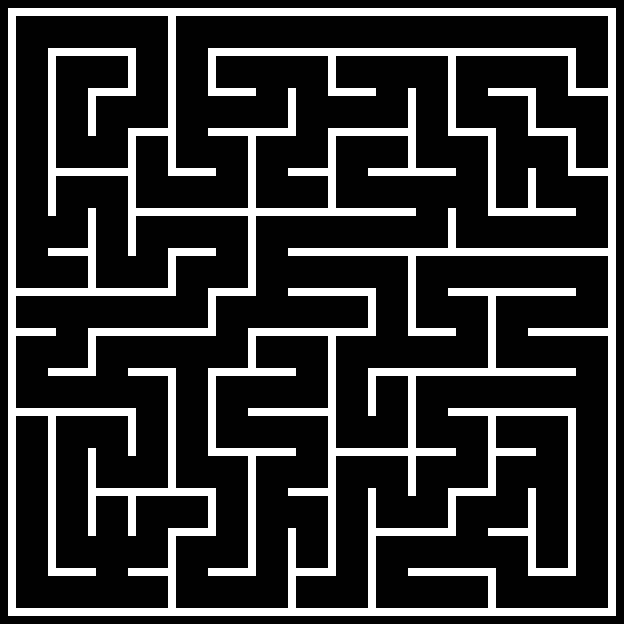

Tiled map render using the project's own tile images. Description and the map definition, with tile-layer contents summarised, below:
An orthogonal 78x78 tile map with 8x8 px tiles, 1 tile layer (Background) and 110 objects (4x Painter, Player, Checkpoint).

<map version="1.10" tiledversion="1.10.2" orientation="orthogonal" renderorder="right-down" width="78" height="78" tilewidth="8" tileheight="8" infinite="0" nextlayerid="4" nextobjectid="112">
 <tileset firstgid="1" source="Mazeball.tsx" />
 <layer id="1" name="Background" width="78" height="78">
  <data>[6084 cells, 1280 non-empty, 1 distinct tile ids]</data>
 </layer>
 <objectgroup id="2" name="Spawnpoints">
  <object id="105" name="Player" type="Player" x="577" y="57" width="30" height="30" />
  <object id="106" name="Painter" type="Painter" x="97.25" y="57.25" width="30" height="30">
   <properties>
    <property name="colour" value="Red" />
   </properties>
  </object>
  <object id="107" name="Painter" type="Painter" x="17.5" y="417" width="30" height="30">
   <properties>
    <property name="colour" value="Green" />
   </properties>
  </object>
  <object id="108" name="Painter" type="Painter" x="536.75" y="536.75" width="30" height="30">
   <properties>
    <property name="colour" value="Yellow" />
   </properties>
  </object>
  <object id="109" name="Painter" type="Painter" x="257.25" y="336.75" width="30" height="30">
   <properties>
    <property name="colour" value="Blue" />
   </properties>
  </object>
  <object id="111" name="Checkpoint" type="Checkpoint" x="296" y="593.25">
   <polygon points="0,0 32.25,0.25 31.75,15.25 0.25,15" />
  </object>
 </objectgroup>
 <objectgroup id="3" name="Walls">
  <object id="1" x="8.5" y="8.5">
   <polygon points="0,0 607.25,-0.25 607.5,6.75 0,7.5" />
  </object>
  <object id="2" x="8.5" y="16.5">
   <polygon points="0,0 7.5,0.25 7.5,599 -0.25,599" />
  </object>
  <object id="3" x="16.25" y="608.5">
   <polygon points="0,0 599.25,0 599.25,7.75 -0.5,6.75" />
  </object>
  <object id="4" x="608.5" y="607.75">
   <polygon points="0,0 7,-0.25 7,-591.75 -0.5,-592" />
  </object>
  <object id="5" x="488.75" y="607.75">
   <polygon points="0,0 6.75,-0.25 7.25,-31.75 -0.5,-31.75" />
  </object>
  <object id="6" x="488.5" y="528.5">
   <polygon points="0,0 39.25,0.25 39.25,6.75 -0.25,6.75" />
  </object>
  <object id="7" x="528.5" y="568.75">
   <polygon points="0,0 47,0 47.25,6.5 -0.5,6.5" />
  </object>
  <object id="8" x="528.25" y="567.75">
   <polygon points="0,0 7.25,-0.5 7.75,-79 0,-79" />
  </object>
  <object id="9" x="568.25" y="567.75">
   <polygon points="0,0 7.25,0 7.75,-151.25 -0.25,-150.75" />
  </object>
  <object id="10" x="408.75" y="568.5">
   <polygon points="0,0 87,0.25 87.25,7.5 -0.25,7.5" />
  </object>
  <object id="11" x="448.5" y="488.5">
   <polygon points="0,0 47,0 47,7.5 -0.5,7.5" />
  </object>
  <object id="12" x="448" y="496.5">
   <polygon points="0,0 7.75,-0.25 8,31.5 0.25,31.25" />
  </object>
  <object id="13" x="376.5" y="528">
   <polygon points="0,0 79.25,0.5 79.25,8.25 -0.5,7.5" />
  </object>
  <object id="14" x="368.25" y="488.25">
   <polygon points="0,0 7.75,0 7,120 -0.25,120" />
  </object>
  <object id="15" x="408.5" y="495.75">
   <polygon points="0,0 7.5,-0.25 7.25,-39.75 -0.25,-39.5" />
  </object>
  <object id="16" x="288.25" y="488.75">
   <polygon points="0,0 39.25,-0.25 39,6.5 0.25,6.5" />
  </object>
  <object id="17" x="296.25" y="568">
   <polygon points="0,0 39.5,0.25 39.5,7.5 0,8" />
  </object>
  <object id="18" x="288.25" y="528.5">
   <polygon points="0,0 7.25,0 7.5,79 0.5,79" />
  </object>
  <object id="19" x="208.25" y="568.5">
   <polygon points="0,0 47.5,0.25 47.75,6.5 0.25,7" />
  </object>
  <object id="20" x="168.5" y="528.5">
   <polygon points="0,0 47.25,-0.25 47.25,7.25 0,7.25" />
  </object>
  <object id="21" x="168.5" y="536">
   <polygon points="0,0 7.5,0.25 7.5,71.75 0,71.5" />
  </object>
  <object id="22" x="208.25" y="527">
   <polygon points="0,0 7.5,0.25 7.5,-30.25 0,-30.75" />
  </object>
  <object id="23" x="328.5" y="567.25">
   <polygon points="0,0 7.5,0.25 7.5,-230.75 -0.25,-230.75" />
  </object>
  <object id="24" x="248.5" y="568">
   <polygon points="0,0 7.5,0.25 7.25,-111.25 -0.25,-111.25" />
  </object>
  <object id="25" x="95.75" y="487.75">
   <polygon points="0,0 120,0.75 120,8.5 0.5,7.5" />
  </object>
  <object id="26" x="128" y="496.5">
   <polygon points="0,0 7.75,0.5 7.75,39.25 0,39.25" />
  </object>
  <object id="27" x="128" y="568.25">
   <polygon points="0,0 40,0 40,7.5 0.75,7" />
  </object>
  <object id="28" x="48.5" y="568.25">
   <polygon points="0,0 47,0.25 47.25,7.75 0,7.5" />
  </object>
  <object id="29" x="48" y="567.5">
   <polygon points="0,0 7.75,0.25 8,-150.5 0.25,-151" />
  </object>
  <object id="30" x="88.25" y="535.25">
   <polygon points="0,0 7.25,0.25 8,-86.75 -0.25,-86.25" />
  </object>
  <object id="31" x="16" y="408">
   <polygon points="0,0 119.75,0.5 119.75,8 0.5,7.75" />
  </object>
  <object id="32" x="128.25" y="416.5">
   <polygon points="0,0 7.75,-0.25 7.75,38.5 0.25,39" />
  </object>
  <object id="33" x="49" y="368.5">
   <polygon points="0,0 46.5,0 46.5,6.75 -0.5,6.75" />
  </object>
  <object id="34" x="16" y="328.5">
   <polygon points="0,0 39.25,0.25 39,7.25 0.75,7.25" />
  </object>
  <object id="35" x="88.5" y="336.5">
   <polygon points="0,0 7.5,0 6.75,32.25 -0.75,31.75" />
  </object>
  <object id="36" x="88.25" y="328.5">
   <polygon points="0,0 127.25,-0.5 127.5,7 0,6.5" />
  </object>
  <object id="37" x="128.5" y="368.5">
   <polygon points="0,0 47,0.25 47,7 -0.25,7" />
  </object>
  <object id="38" x="168.25" y="376.5">
   <polygon points="0,0 7.75,0.25 7.25,111.5 0,110.75" />
  </object>
  <object id="39" x="208" y="448.25">
   <polygon points="0,0 88,0.25 88,7.5 0.5,7.5" />
  </object>
  <object id="40" x="207.75" y="447">
   <polygon points="0,0 8.25,0.25 8,-70.5 0.5,-70" />
  </object>
  <object id="41" x="208.25" y="368.5">
   <polygon points="0,0 87,0.25 87.25,7.5 0.5,7.25" />
  </object>
  <object id="42" x="248.75" y="408.75">
   <polygon points="0,0 78.75,0 78.75,7 -0.25,7" />
  </object>
  <object id="43" x="336.25" y="448.75">
   <polygon points="0,0 119.25,-0.25 119.25,7 -0.25,7.25" />
  </object>
  <object id="44" x="368.25" y="376.25">
   <polygon points="0,0 7.75,0.25 7.5,39.5 0,39.5" />
  </object>
  <object id="45" x="408.25" y="376.75">
   <polygon points="0,0 7.25,0 8,71.75 0,71.75" />
  </object>
  <object id="46" x="488.25" y="417">
   <polygon points="0,0 8,-0.25 7.25,71 0.25,70.5" />
  </object>
  <object id="47" x="496.75" y="448.5">
   <polygon points="0,0 38.75,0 38.75,7 0,7.5" />
  </object>
  <object id="48" x="448.5" y="408.5">
   <polygon points="0,0 127.75,-0.5 127.5,7.5 0.25,7" />
  </object>
  <object id="49" x="368.5" y="368.5">
   <polygon points="0,0 207.25,0 206.75,7 -0.5,7.25" />
  </object>
  <object id="50" x="488.25" y="367.5">
   <polygon points="0,0 7.25,0.5 8,-71 0,-70.5" />
  </object>
  <object id="51" x="528.5" y="328.5">
   <polygon points="0,0 79.75,0.25 79.75,7 0,6.75" />
  </object>
  <object id="52" x="448.25" y="288.25">
   <polygon points="0,0 127.75,0.25 127.5,7.75 0.25,7.25" />
  </object>
  <object id="53" x="408.25" y="328.25">
   <polygon points="0,0 47,0 47,7 0,7.25" />
  </object>
  <object id="54" x="408.25" y="256.5">
   <polygon points="0,0 7.75,-0.25 7.25,71.5 0,71.5" />
  </object>
  <object id="55" x="248.5" y="328.5">
   <polygon points="0,0 127,0 127.25,7 0,7" />
  </object>
  <object id="56" x="248.5" y="336">
   <polygon points="0,0 7,0.25 6.75,31.75 -0.25,31.75" />
  </object>
  <object id="57" x="288.5" y="288.5">
   <polygon points="0,0 87.25,0.25 87.25,7.5 -0.25,7.25" />
  </object>
  <object id="58" x="368" y="296.5">
   <polygon points="0,0 7.5,0.25 8,31.5 0,31.5" />
  </object>
  <object id="59" x="288.5" y="248.5">
   <polygon points="0,0 319.25,0 319.25,6.5 -0.5,7" />
  </object>
  <object id="60" x="16.75" y="288.25">
   <polygon points="0,0 159.25,0.5 159.5,7.75 -0.5,7.25" />
  </object>
  </objectgroup>
</map>
<!-- 44 of 110 objects omitted -->
